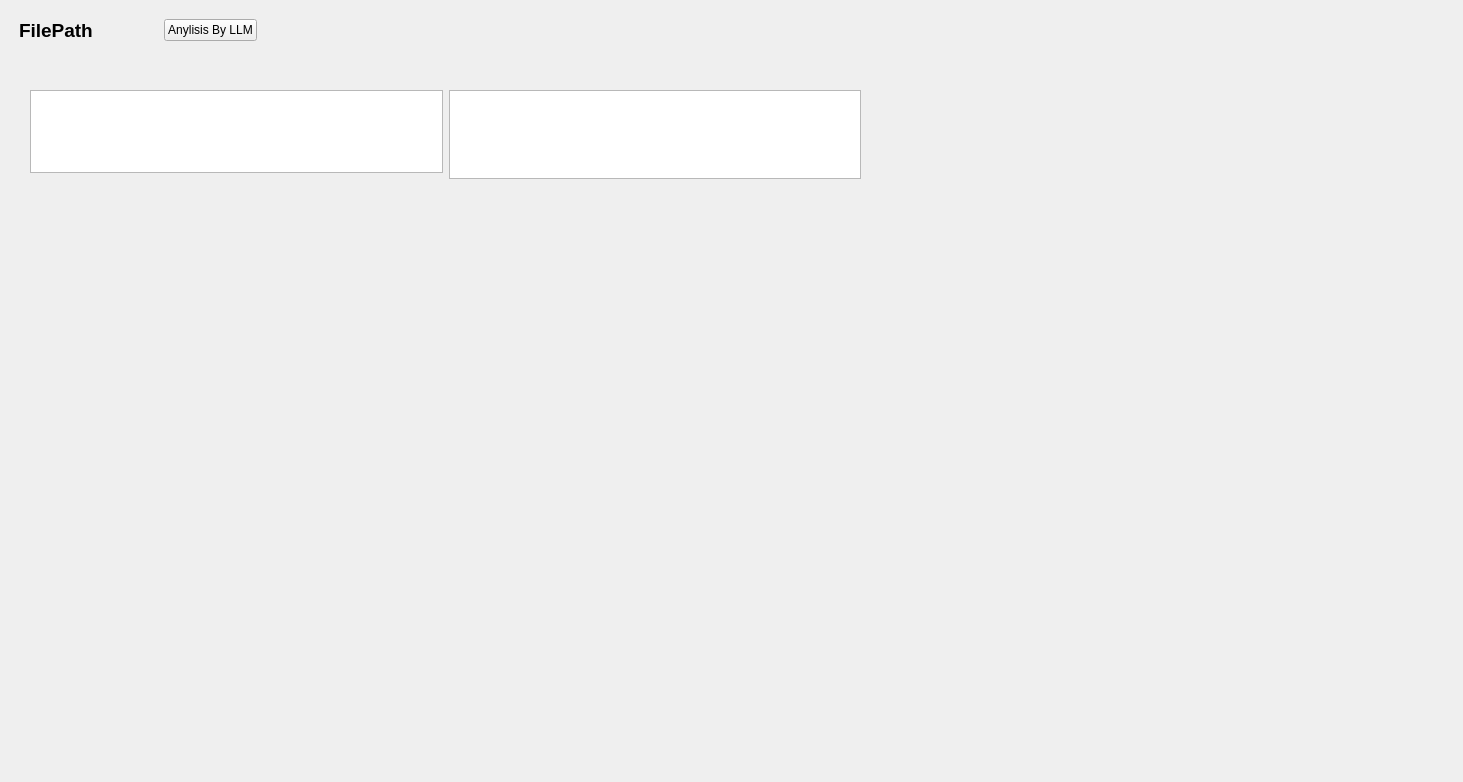
<?xml version="1.0" encoding="UTF-8"?>
<ui version="4.0">
 <class>Form_TableEditor</class>
 <widget class="QWidget" name="Form_TableEditor">
  <property name="geometry">
   <rect>
    <x>0</x>
    <y>0</y>
    <width>1463</width>
    <height>782</height>
   </rect>
  </property>
  <property name="windowTitle">
   <string>Form</string>
  </property>
  <widget class="QWidget" name="horizontalLayoutWidget_2">
   <property name="geometry">
    <rect>
     <x>9</x>
     <y>9</y>
     <width>258</width>
     <height>43</height>
    </rect>
   </property>
   <layout class="QHBoxLayout" name="horizontalLayout_2">
    <property name="leftMargin">
     <number>10</number>
    </property>
    <property name="topMargin">
     <number>10</number>
    </property>
    <property name="rightMargin">
     <number>10</number>
    </property>
    <property name="bottomMargin">
     <number>10</number>
    </property>
    <item>
     <widget class="QLabel" name="label_file_path">
      <property name="font">
       <font>
        <pointsize>14</pointsize>
        <weight>75</weight>
        <bold>true</bold>
       </font>
      </property>
      <property name="text">
       <string>FilePath</string>
      </property>
     </widget>
    </item>
    <item>
     <spacer name="horizontalSpacer">
      <property name="orientation">
       <enum>Qt::Horizontal</enum>
      </property>
      <property name="sizeHint" stdset="0">
       <size>
        <width>40</width>
        <height>20</height>
       </size>
      </property>
     </spacer>
    </item>
    <item>
     <widget class="QPushButton" name="pushButton_AnylisisByLLM">
      <property name="text">
       <string>Anylisis By LLM</string>
      </property>
     </widget>
    </item>
   </layout>
  </widget>
  <widget class="QWidget" name="horizontalLayoutWidget">
   <property name="geometry">
    <rect>
     <x>20</x>
     <y>80</y>
     <width>851</width>
     <height>109</height>
    </rect>
   </property>
   <layout class="QHBoxLayout" name="horizontalLayout">
    <property name="leftMargin">
     <number>10</number>
    </property>
    <property name="topMargin">
     <number>10</number>
    </property>
    <property name="rightMargin">
     <number>10</number>
    </property>
    <property name="bottomMargin">
     <number>10</number>
    </property>
    <item>
     <layout class="QVBoxLayout" name="verticalLayout">
      <item>
       <widget class="QTableWidget" name="tableWidget_Data"/>
      </item>
      <item>
       <widget class="QWidget" name="widget" native="true"/>
      </item>
     </layout>
    </item>
    <item>
     <widget class="QGraphicsView" name="graphicsView_line"/>
    </item>
   </layout>
  </widget>
  <widget class="QWidget" name="widget_2" native="true">
   <property name="geometry">
    <rect>
     <x>80</x>
     <y>440</y>
     <width>811</width>
     <height>80</height>
    </rect>
   </property>
  </widget>
 </widget>
 <resources/>
 <connections/>
</ui>
